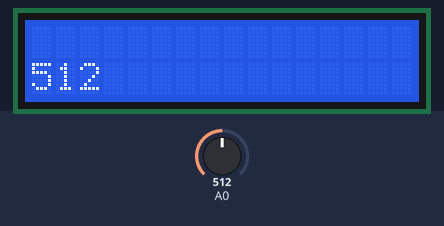
Simulated run of this sketch. Board: Arduino Uno, built with avr-gcc and run on an emulated ATmega328P. On the bench: 16×2 character LCD. The inputs (shaded band) are chosen by the test bench; at power-on: A0 = 512.

Above: at 1.2 s.
1.3 s: A0 set to 716
At 2.3 s:
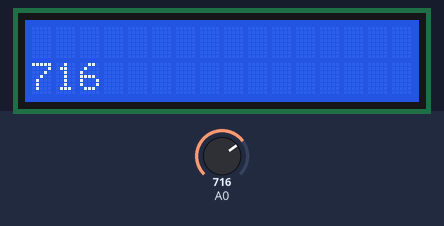
2.8 s: A0 set to 900
At 3.4 s:
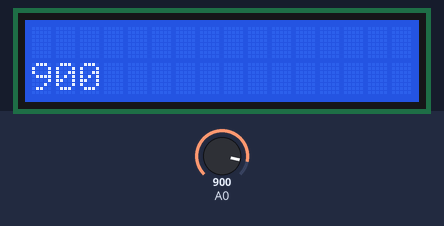
4.3 s: A0 set to 1023
At 5.7 s:
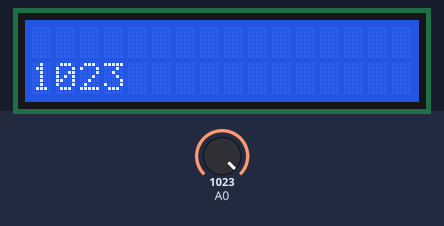
Timing chart, 0 to 7.3 s (numbered marks = the images above; inputs shaded):
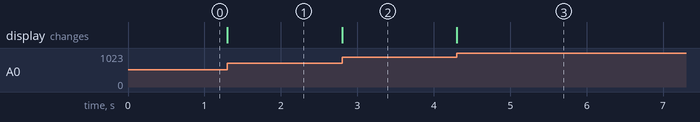

Measured:
- after the input at 1.3 s, the display: changes at once (image 1)
- after the input at 2.8 s, the display: changes at once (image 2)
- after the input at 4.3 s, the display: changes at once (image 3)

The sketch:

LCD.ino
```cpp
#include <LiquidCrystal.h>
const int rs =12 , en = 11 ,d4 = 5 , d5 = 4 , d6 = 3 ,d7 = 2;
LiquidCrystal lcd(rs,en,d4,d5,d6,d7);
void setup() {
lcd.begin(16,2);
}
void loop() {
  int s1=analogRead(A0);
  lcd.setCursor(0,1);
  lcd.print(s1);
}
```
